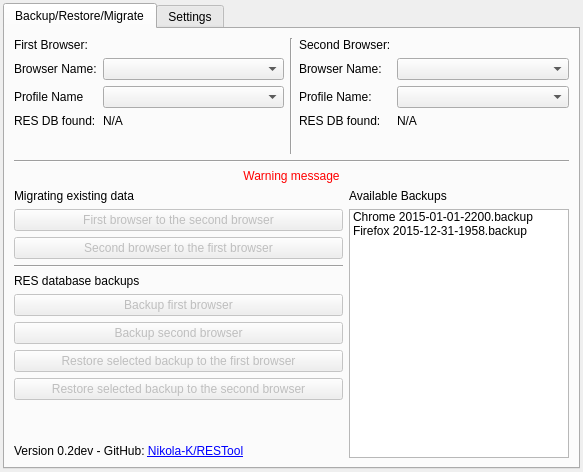
<?xml version="1.0" encoding="UTF-8"?>
<ui version="4.0">
 <class>MainWindow</class>
 <widget class="QMainWindow" name="MainWindow">
  <property name="geometry">
   <rect>
    <x>0</x>
    <y>0</y>
    <width>583</width>
    <height>472</height>
   </rect>
  </property>
  <property name="windowTitle">
   <string>RESTool - Development Version</string>
  </property>
  <widget class="QWidget" name="centralwidget">
   <layout class="QHBoxLayout" name="horizontalLayout">
    <property name="spacing">
     <number>9</number>
    </property>
    <property name="margin">
     <number>3</number>
    </property>
    <item>
     <widget class="QTabWidget" name="MainTabWidget">
      <property name="currentIndex">
       <number>0</number>
      </property>
      <widget class="QWidget" name="BackupRestoreMigrateTab">
       <attribute name="title">
        <string>Backup/Restore/Migrate</string>
       </attribute>
       <layout class="QVBoxLayout" name="verticalLayout_2">
        <item>
         <layout class="QVBoxLayout" name="MainContentLayout" stretch="30,0,0,70">
          <item>
           <layout class="QHBoxLayout" name="BrowseerPickerLayout" stretch="50,0,50">
            <item>
             <layout class="QFormLayout" name="FirstBrowserLayout">
              <property name="fieldGrowthPolicy">
               <enum>QFormLayout::AllNonFixedFieldsGrow</enum>
              </property>
              <item row="0" column="0">
               <widget class="QLabel" name="StaticLabelInfo">
                <property name="text">
                 <string>First Browser:</string>
                </property>
               </widget>
              </item>
              <item row="1" column="0">
               <widget class="QLabel" name="StaticBrowserName">
                <property name="text">
                 <string>Browser Name:</string>
                </property>
               </widget>
              </item>
              <item row="1" column="1">
               <widget class="QComboBox" name="cboFirstBrowser"/>
              </item>
              <item row="2" column="0">
               <widget class="QLabel" name="StaticProfileName">
                <property name="text">
                 <string>Profile Name</string>
                </property>
               </widget>
              </item>
              <item row="2" column="1">
               <widget class="QComboBox" name="cboFirstBrowserProfile"/>
              </item>
              <item row="3" column="0">
               <widget class="QLabel" name="StaticRESInfo">
                <property name="text">
                 <string>RES DB found:</string>
                </property>
               </widget>
              </item>
              <item row="3" column="1">
               <widget class="QLabel" name="FirstBrowserRESLabel">
                <property name="text">
                 <string>N/A</string>
                </property>
               </widget>
              </item>
             </layout>
            </item>
            <item>
             <widget class="Line" name="StaticBrowserDividerLine">
              <property name="orientation">
               <enum>Qt::Vertical</enum>
              </property>
             </widget>
            </item>
            <item>
             <layout class="QFormLayout" name="SecondBrowserLayout">
              <item row="0" column="0">
               <widget class="QLabel" name="StaticLabelInfo_2">
                <property name="text">
                 <string>Second Browser:</string>
                </property>
               </widget>
              </item>
              <item row="1" column="0">
               <widget class="QLabel" name="StaticBrowserName_2">
                <property name="text">
                 <string>Browser Name:</string>
                </property>
               </widget>
              </item>
              <item row="2" column="0">
               <widget class="QLabel" name="StaticProfileName_2">
                <property name="text">
                 <string>Profile Name:</string>
                </property>
               </widget>
              </item>
              <item row="3" column="0">
               <widget class="QLabel" name="StaticRESInfo_2">
                <property name="text">
                 <string>RES DB found:</string>
                </property>
               </widget>
              </item>
              <item row="1" column="1">
               <widget class="QComboBox" name="cboSecondBrowser"/>
              </item>
              <item row="2" column="1">
               <widget class="QComboBox" name="cboSecondBrowserProfile"/>
              </item>
              <item row="3" column="1">
               <widget class="QLabel" name="SecondBrowserRESLabel">
                <property name="text">
                 <string>N/A</string>
                </property>
               </widget>
              </item>
             </layout>
            </item>
           </layout>
          </item>
          <item>
           <widget class="Line" name="StaticBrowserFeaturesLine">
            <property name="orientation">
             <enum>Qt::Horizontal</enum>
            </property>
           </widget>
          </item>
          <item>
           <widget class="QLabel" name="labelMessage">
            <property name="enabled">
             <bool>true</bool>
            </property>
            <property name="styleSheet">
             <string notr="true">color: rgb(255, 0, 0);</string>
            </property>
            <property name="frameShape">
             <enum>QFrame::NoFrame</enum>
            </property>
            <property name="text">
             <string>&lt;html&gt;&lt;head/&gt;&lt;body&gt;&lt;p&gt;Warning message&lt;/p&gt;&lt;/body&gt;&lt;/html&gt;</string>
            </property>
            <property name="alignment">
             <set>Qt::AlignCenter</set>
            </property>
           </widget>
          </item>
          <item>
           <layout class="QHBoxLayout" name="ApplicationActionsLayout" stretch="60,40">
            <item>
             <layout class="QVBoxLayout" name="BackupsLayout">
              <item>
               <widget class="QLabel" name="StaticLabelMigrating">
                <property name="text">
                 <string>Migrating existing data</string>
                </property>
               </widget>
              </item>
              <item>
               <widget class="QPushButton" name="btnFirstToSecond">
                <property name="enabled">
                 <bool>false</bool>
                </property>
                <property name="text">
                 <string>First browser to the second browser</string>
                </property>
               </widget>
              </item>
              <item>
               <widget class="QPushButton" name="btnSecondToFirst">
                <property name="enabled">
                 <bool>false</bool>
                </property>
                <property name="text">
                 <string>Second browser to the first browser</string>
                </property>
               </widget>
              </item>
              <item>
               <widget class="Line" name="StaticDivider">
                <property name="orientation">
                 <enum>Qt::Horizontal</enum>
                </property>
               </widget>
              </item>
              <item>
               <widget class="QLabel" name="StaticLabelBackups_2">
                <property name="text">
                 <string>RES database backups</string>
                </property>
               </widget>
              </item>
              <item>
               <widget class="QPushButton" name="btnBackupFirst">
                <property name="enabled">
                 <bool>false</bool>
                </property>
                <property name="text">
                 <string>Backup first browser</string>
                </property>
               </widget>
              </item>
              <item>
               <widget class="QPushButton" name="btnBackupSecond">
                <property name="enabled">
                 <bool>false</bool>
                </property>
                <property name="text">
                 <string>Backup second browser</string>
                </property>
               </widget>
              </item>
              <item>
               <widget class="QPushButton" name="btnRestoreToFirst">
                <property name="enabled">
                 <bool>false</bool>
                </property>
                <property name="text">
                 <string>Restore selected backup to the first browser</string>
                </property>
               </widget>
              </item>
              <item>
               <widget class="QPushButton" name="btnRestoreToSecond">
                <property name="enabled">
                 <bool>false</bool>
                </property>
                <property name="text">
                 <string>Restore selected backup to the second browser</string>
                </property>
               </widget>
              </item>
              <item>
               <spacer name="StaticDivider_2">
                <property name="orientation">
                 <enum>Qt::Vertical</enum>
                </property>
                <property name="sizeHint" stdset="0">
                 <size>
                  <width>20</width>
                  <height>40</height>
                 </size>
                </property>
               </spacer>
              </item>
              <item>
               <widget class="QLabel" name="StaticLabelVersion">
                <property name="text">
                 <string>&lt;html&gt;&lt;head/&gt;&lt;body&gt;&lt;p&gt;Version 0.2dev - GitHub: &lt;a href=&quot;https://github.com/Nikola-K/RESTool&quot;&gt;&lt;span style=&quot; text-decoration: underline; color:#0000ff;&quot;&gt;Nikola-K/RESTool&lt;/span&gt;&lt;/a&gt;&lt;/p&gt;&lt;/body&gt;&lt;/html&gt;</string>
                </property>
               </widget>
              </item>
             </layout>
            </item>
            <item>
             <layout class="QVBoxLayout" name="MainFeaturesLayout">
              <item>
               <widget class="QLabel" name="StaticLabelBackups">
                <property name="text">
                 <string>Available Backups</string>
                </property>
               </widget>
              </item>
              <item>
               <widget class="QListWidget" name="listBackups">
                <item>
                 <property name="text">
                  <string>Chrome 2015-01-01-2200.backup</string>
                 </property>
                </item>
                <item>
                 <property name="text">
                  <string>Firefox 2015-12-31-1958.backup</string>
                 </property>
                </item>
               </widget>
              </item>
             </layout>
            </item>
           </layout>
          </item>
         </layout>
        </item>
       </layout>
      </widget>
      <widget class="QWidget" name="SettingsTab">
       <attribute name="title">
        <string>Settings</string>
       </attribute>
      </widget>
     </widget>
    </item>
   </layout>
  </widget>
 </widget>
 <resources/>
 <connections/>
</ui>
